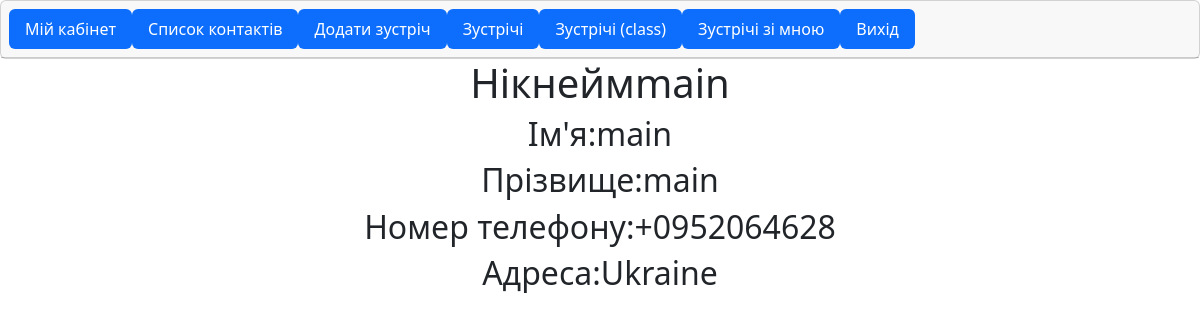
The app's page / (signed in) with its own data.
### UserManager/models.py (models this page shows, shortened)
class MySuperUser(AbstractUser):
    phone_number = models.CharField(max_length=15,null=True,default=None)
    address = models.CharField(max_length=500,null=True,default=None)
    profile_picture = models.TextField(null=True,default=None)

### UserManager/views.py (the view)
# urls.py: path("", views.index, name="index"),
@login_required(login_url="/sign_in/")
def index(request):
    print(request.COOKIES)
    return render(request=request,template_name="index.html")

### UserManager/templates/index.html
{%extends "base.html"%}
{% block content %}
<h1>Нікнейм{{request.user.username}}</h1>
<h2>Ім'я:{{request.user.first_name}}</h2>
<h2>Прізвище:{{ request.user.last_name }}</h2>
<h2>Номер телефону:{{ request.user.phone_number }}</h2>
<h2>Адреса:{{ request.user.address }}</h2>
{% endblock content %}

### records on screen
MySuperUser: user.username "main", user.first_name "main", user.last_name "main", user.phone_number "+0952064628", user.address "Ukraine"
